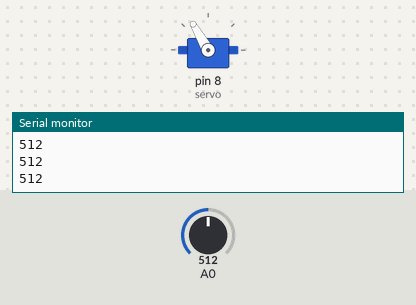
The sketch below on a simulated Arduino Uno, built with avr-gcc and run on an emulated ATmega328P. Parts: servo, the last lines printed to the serial monitor. The inputs (shaded band) are chosen by the test bench; at power-on: A0 = 512.

Above: at 2.1 s.
2.2 s: A0 set to 495
At 3.0 s:
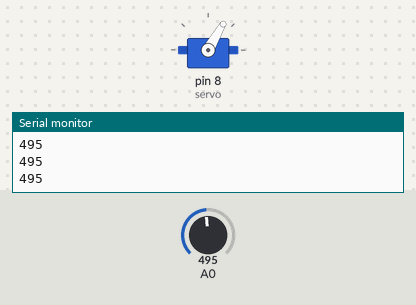
4.0 s: A0 set to 778
At 5.8 s:
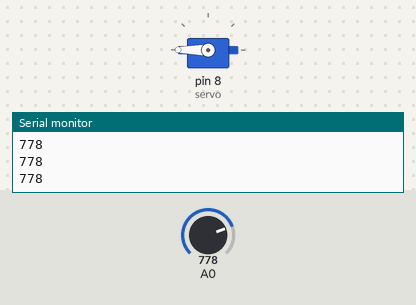
6.1 s: A0 set to 755
At 6.25 s:
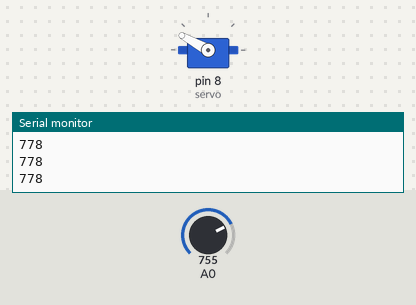
7.9 s: A0 set to 900
At 8.6 s:
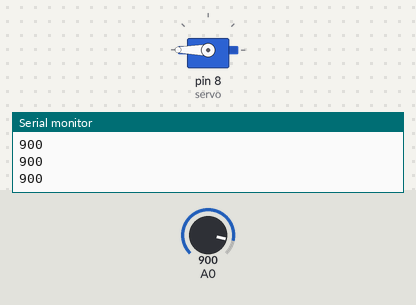
9.7 s: A0 set to 758
At 11.1 s:
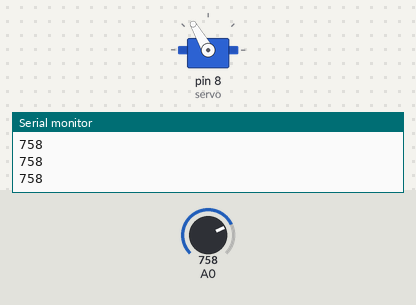
Timing chart, 0 to 12.5 s (numbered marks = the images above; inputs shaded):
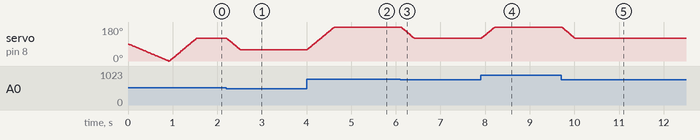

Measured:
- the behaviour switches between 512 and 511 on A0 (found by bisection; images 0 and 1)
- the behaviour switches between 768 and 767 on A0 (found by bisection; images 2 and 3)
- after the input at 2.2 s, servo on pin 8 (servo): moves from 120° to 60° over 0.30 s, starting at once
- after the input at 4.0 s, servo on pin 8 (servo): moves from 60° to 180° over 0.61 s, starting at once
- after the input at 6.1 s, servo on pin 8 (servo): moves from 180° to 120° over 0.30 s, starting at once
- after the input at 7.9 s, servo on pin 8 (servo): moves from 120° to 180° over 0.30 s, starting at once
- after the input at 9.7 s, servo on pin 8 (servo): moves from 180° to 120° over 0.30 s, starting at once

The sketch:

Hand.ino
```cpp
#include <Servo.h>

Servo servo;

//#define pmeter A0;

int pos,initialpos,finalpos;


int bring_to(int finalpos){       //this function brings the servo to angle mentioned
  initialpos= servo.read();
  pos= initialpos;

  if(initialpos<finalpos){
    while(pos<=finalpos){
      servo.write(pos);
      pos++;
      delay(5);
    }
  }
  else if(initialpos>finalpos){
    while(pos>=finalpos){
      servo.write(pos);
      pos--;
      delay(5);

    }
  }
  else if(initialpos==finalpos){
    servo.write(pos);
  }
  return 0;
}

void setup() {
  servo.attach(8);
  Serial.begin(9600);
  initialpos= servo.read();
  pos= initialpos;
  while(finalpos<= pos){
    servo.write(pos);
    pos--;
    delay(10);
  }
  pinMode(A0,INPUT);

}

void loop() {
  int read_;
  read_=analogRead(A0);

  if(read_<256){
    bring_to(0);
    Serial.println(read_);
  }
  else if(read_<512 && read_>=256){
    bring_to(60);
    Serial.println(read_);
  }
  else if(read_<768 && read_>=512){
    bring_to(120);
    Serial.println(read_);
  }
  else if(read_>=768){
    bring_to(180);
    Serial.println(read_);
  }


}
```
